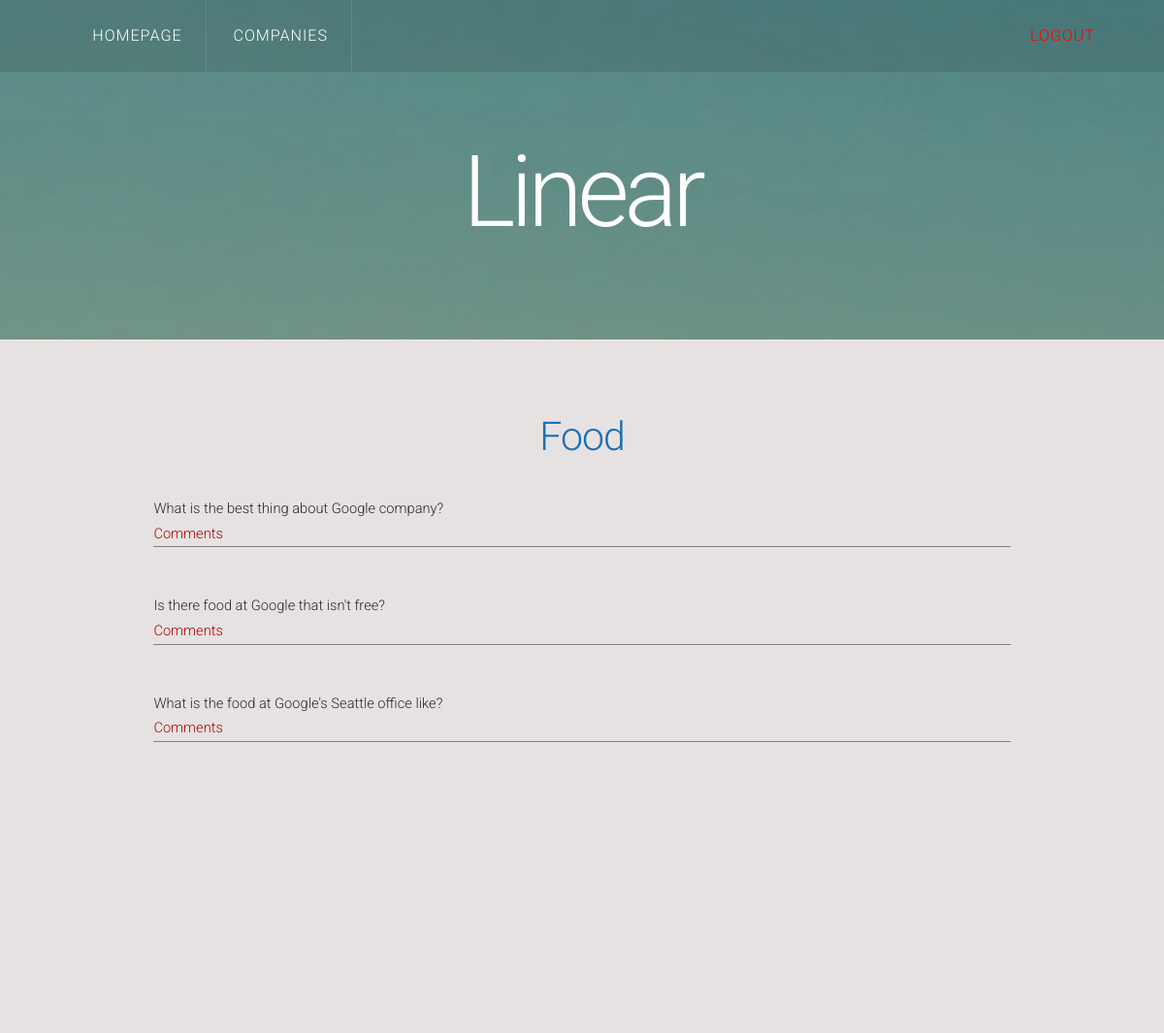
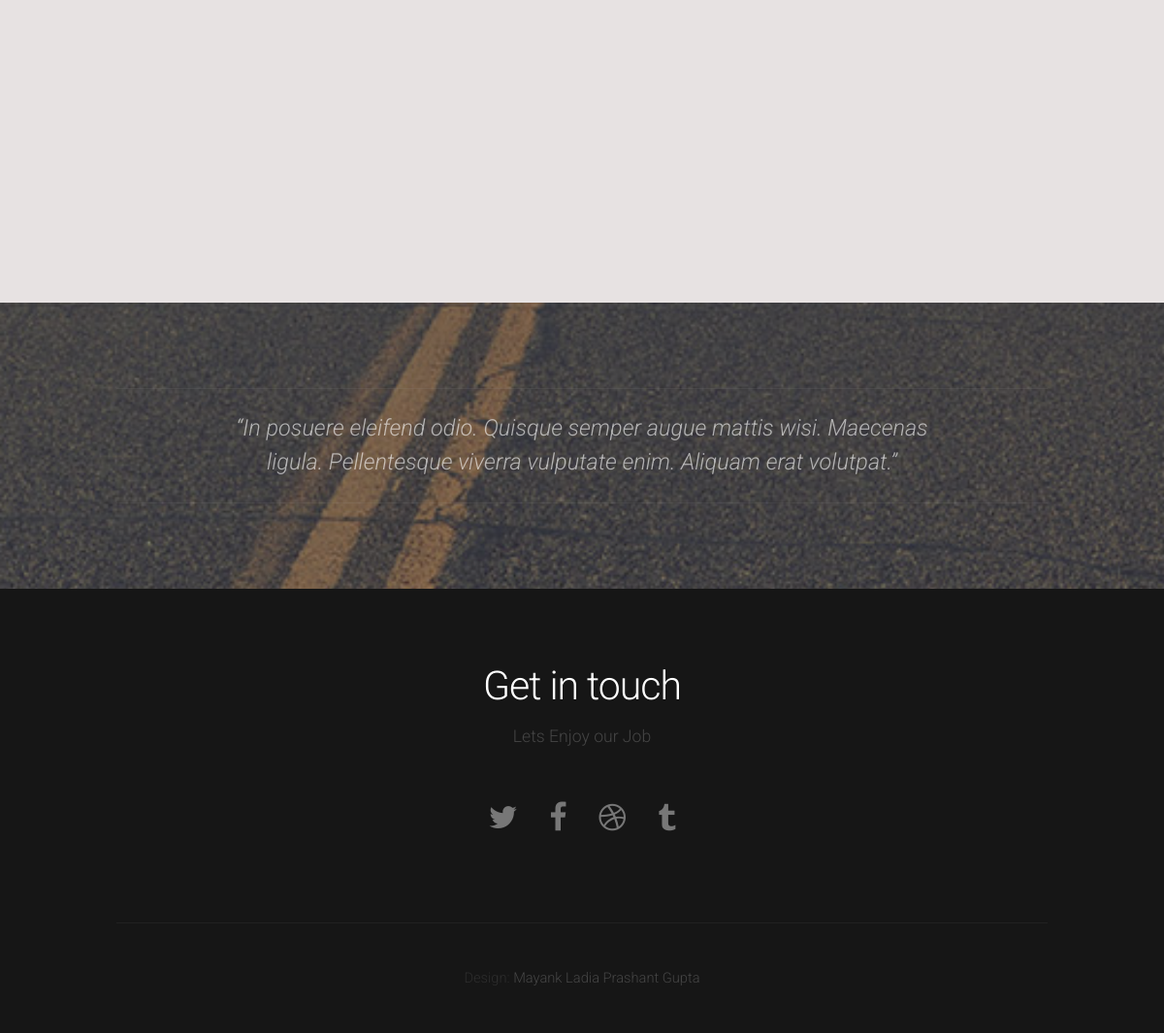
Screenshot of /food.php with the database file from the repository (2 pictures, top to bottom).
### tables this page shows
CREATE TABLE IF NOT EXISTS `food` (
  `cid` int(10) NOT NULL,
  `pid` int(10) NOT NULL,
  `ques` text NOT NULL,
  `uid` int(10) NOT NULL,
  PRIMARY KEY (`cid`,`pid`)
);

### food.php (the view, shortened to what this page needs)
<!DOCTYPE HTML>
<html>
	<head>
	</head>
    <?php
$hostname_con_hack = "localhost";
$username_con_hack = "root";
$password_con_hack = "";
$con_hack = mysql_pconnect($hostname_con_hack, $username_con_hack, $password_con_hack) or trigger_error(mysql_error(),E_USER_ERROR);
?>
<?php
$uu="SELECT uid from log";
	$uu=mysql_query($uu,$con_hack);
	$u=mysql_fetch_assoc($uu);
	$un=$u['uid'];
	if($un){
		$uq="SELECT name from user where uid='$un'";
		$uu=mysql_query($uq,$con_hack);
		$ua=mysql_fetch_assoc($uu);
		$user=$ua['name'];
	}
	else
	$user=0;
?>
<?php
$com="SELECT cid from comp where chk=0";
 $cc=mysql_query($com,$con_hack);
 $ccr=mysql_fetch_assoc($cc);
 $cid=$ccr['cid'];
 $fqr="SELECT * from food where cid='$cid'";
 $fq=mysql_query($fqr,$con_hack);
 $food=mysql_fetch_assoc($fq);
?>
	<body>
		<div id="header">
			<div id="nav-wrapper">
				<nav id="nav">
					<ul>
						<li class="active"><a href="index">Homepage</a></li>
						<li><a href="hack2/companies">Companies</a></li>
                       <?php if(!$user){ ?> <li ><a href="hack1/login">Login</a></li>
                       <span>&nbsp;&nbsp;&nbsp;&nbsp;&nbsp;&nbsp;&nbsp;&nbsp;&nbsp;&nbsp;&nbsp;&nbsp;&nbsp;&nbsp;&nbsp;&nbsp;  </span>
                        <?php }
						else {?>
                       <span>&nbsp;&nbsp;&nbsp;&nbsp;&nbsp;&nbsp;&nbsp;&nbsp;&nbsp;&nbsp;&nbsp;&nbsp;&nbsp;&nbsp;&nbsp;&nbsp; <a href="hack1/login" style="color:red">LOGOUT </a></span> <?php } ?>
					</ul>
				</nav>
			</div>
			<div class="container">
				<div id="logo">
					<h1><a href="#">Linear</a></h1>
				</div>
			</div>
		</div>
		<div id="main">
			<div id="content" class="container">
				<section>
					<header>
						<h2>Food</h2>
					</header>
					<div id="allt">
					<div id="typed">
                 <?php $n=3; do { ?> <div id="postt">
           <?php echo $food['ques'];
		        ?>
                    <div id="linked" onClick="fun1(this.id)"><a href="#content" style="color:#A60407">Comments</a></div>
                    </div> <?php }while( $food=mysql_fetch_assoc($fq) ); ?>
                    </div>
                    </div>
				</section>
			</div>
		</div>
		<div id="tweet">
			<div class="container">
				<section>
					<blockquote>&ldquo;In posuere eleifend odio. Quisque semper augue mattis wisi. Maecenas ligula. Pellentesque viverra vulputate enim. Aliquam erat volutpat.&rdquo;</blockquote>
				</section>
			</div>
		</div>
		<div id="footer">
			<div class="container">
				<section>
					<header>
						<h2>Get in touch</h2>
						<span class="byline">Lets Enjoy our Job</span>
					</header>
					<ul class="contact">
						<li><a href="#" class="fa fa-twitter"><span>Twitter</span></a></li>
						<li class="active"><a href="#" class="fa fa-facebook"><span>Facebook</span></a></li>
						<li><a href="#" class="fa fa-dribbble"><span>Pinterest</span></a></li>
						<li><a href="#" class="fa fa-tumblr"><span>Google+</span></a></li>
					</ul>
				</section>
			</div>
		</div>
		<div id="copyright">
			<div class="container">
				Design: <a href="http://www.codechef.com/users/mladia163"> Mayank Ladia </a>
                <a href="http://www.codechef.com/users/prasha14nt"> Prashant Gupta </a>
			</div>
		</div>
	</body>
</html>

### css/style.css (style rules this page uses)
#nav>ul>span { display: inline-block; letter-spacing: 0.06em; text-decoration: none; text-transform: uppercase; font-size: 1.1em; outline: 0; color: #FFF; margin-left: 51%; }
body { margin: 0; padding: 0; background: #161616; }
body,input,textarea,select { font-family: 'Roboto', sans-serif; font-size: 11pt; font-weight: 300; line-height: 1.75em; color: #777; }
h1,h2,h3,h4,h5,h6 { font-weight: 300; color: #777; }
h2 { letter-spacing: -0.025em; }
h1 a, h2 a, h3 a, h4 a, h5 a, h6 a { color: inherit; text-decoration: none; }
a { text-decoration: none; color: #80BA8E; }
blockquote { border-left: solid 0.5em #ddd; padding: 1em 0 1em 2em; font-style: italic; }
header { margin-bottom: 1.6em; }
header .byline { display: block; margin: 1.5em 0 0 0; padding: 0 0 0.5em 0; }
section, article { margin-bottom: 3em; }
section > :last-child, article > :last-child { margin-bottom: 0; }
section:last-child, article:last-child { margin-bottom: 0; }
.fa { text-decoration: none; }
.fa:before { display:inline-block; font-family: FontAwesome; font-size: 1.25em; text-decoration: none; font-style: normal; font-weight: normal; line-height: 1; -webkit-font-smoothing:antialiased; -moz-osx-font-smoothing:grayscale; }
.fa-twitter:before { content:"\f099" }
.fa-facebook:before { content:"\f09a" }
.fa-tumblr:before { content:"\f173" }
.fa-dribbble:before { content:"\f17d" }
ul.contact { padding: 1.5em 0 0 0; list-style: none; cursor: default; }
ul.contact li { display: inline-block; margin: 0 1em; }
ul.contact li a { color: inherit; font-size: 1.75em; display: inline-block; -moz-transition: color 0.35s ease-in-out, background-color 0.35s ease-in-out; -webkit-transition: color 0.35s ease-in-out, background-color 0.35s ease-in-out; -o-transition: color 0.35s ease-in-out, background-color 0.35s ease-in-out; -ms-transition: color 0.35s ease-in-out, background-color 0.35s ease-in-out; transition: color 0.35s ease-in-out, background-color 0.35s ease-in-out; }
#allt { width: 100%; }
#header { position: relative; background: url(../images/header.jpg) no-repeat bottom center; background-attachment: fixed; background-size: cover; text-align: center; }
#header:before { content: ''; position: absolute; left: 0; top: 0; width: 100%; height: 100%; background: rgba(64,64,64,0.125); }
#logo { position: relative; z-index: 1; }
#logo h1 { color: #FFF; }
#logo a { display: block; text-decoration: none; font-weight: 300; line-height: 1em; font-size: 7em; color: #FFF; letter-spacing: -0.05em; margin: 0 0 0.125em 0; }
#nav-wrapper { background: rgba(0,0,0,.1); position: absolute; top: 0; left: 0; width: 100%; }
#nav > ul { margin: 0; padding: 0; text-align: center; }
#nav > ul > li { display: inline-block; border-right: 1px solid; border-color: rgba(255,255,255,.1); }
#nav > ul > li > a, #nav > ul > li > span { display: inline-block; padding: 1.5em 1.5em; letter-spacing: 0.06em; text-decoration: none; text-transform: uppercase; font-size: 1.1em; outline: 0; color: #FFF; }
#nav li.active a { color: #FFF; }
#main { position: relative; background: #fff; height: 50em; }
#footer { position: relative; text-align: center; }
#footer header h2 { color: #FFF !important; }
#footer header .byline { color: rgba(255,255,255,.2); }
#copyright { position: relative; text-align: center; color: #774535; }
#copyright .container { padding: 3em 0em; border-top: 1px solid; border-color: rgba(255,255,255,.05); color: rgba(255,255,255,.1); }
#copyright a { text-decoration: none; color: rgba(255,255,255,.2); }
#tweet { position: relative; text-align: center; background: url(../images/header.jpg) no-repeat center center; background-attachment: fixed; background-size: cover; }
#tweet:before { content: ''; position: absolute; left: 0; top: 0; width: 100%; height: 100%; background: rgba(64,64,64,0.5); }
#tweet section { border-top: 1px solid; border-bottom: 1px solid; border-color: rgba(255,255,255,.1); }
#tweet blockquote { position: relative; border: none; margin: 0; font-weight: 300; color: rgba(255,255,255,.6); }
#postt { margin-top: 5%; margin-right: 4%; margin-bottom: 5%; margin-left: 4%; border-color: #827F7F; border-bottom-width: 1px; border-style: solid; color: #2A2929; }
#linked a { color: #A60407; }

### css/style-1000px.css (style rules this page uses)
body,input,textarea,select { font-size: 11pt; }
header { margin-bottom: 1.6em; }
header h2 { font-size: 2.8em; }
header .byline { font-size: 1.2em; }
#tweet blockquote { font-size: 1.6em; }

### rows the page displays
food: ques "What is the best thing about Google company?"
food: ques "Is there food at Google that isn't free?"
food: ques "What is the food at Google's Seattle office like?"
